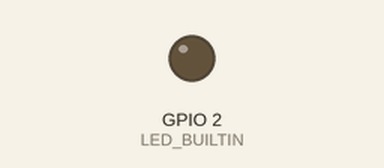
The program below on a simulated ESP32. Shown: output pins drawn as LEDs (lit = HIGH). WiFi joins after 1.5 s; servers stay silent unless stated; what the program prints to the serial monitor is not drawn.

Above: at 0.6 s.
At 2.3 s:
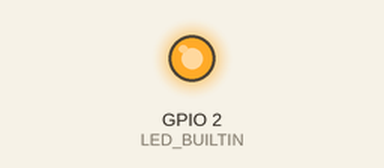
Timing chart, 0 to 3.8 s (numbered marks = the images above):
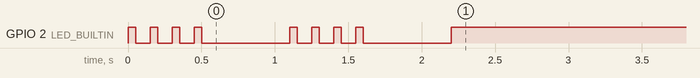

The program:

main.cpp
```cpp
#include <Arduino.h>
#include "WiFi.h"
#include "util.h"

const char* ssid = "TP-Link_5033";
const char* password =  "Takahas31777049";

// Built-in LED pin for ESP32
const int LED_BUILTIN = 2;

void setup() {
  // Serial setup to 115200 bauds
  Serial.begin(115200);

  // Wifi setup
  WiFi.begin(ssid, password);

  // Setting LED pin to OUTPUT
  pinMode(LED_BUILTIN, OUTPUT);

  // Start with LED on
  digitalWrite(LED_BUILTIN, HIGH);

  Serial.printf("Connecting to WiFi (SSID:%s)", ssid);
  while (WiFi.status() != WL_CONNECTED) {
    // Blink LED 4 times
    for (int i=0; i<4; i++) {
      digitalWrite(LED_BUILTIN, HIGH);
      delay(50);
      digitalWrite(LED_BUILTIN, LOW);
      delay(100);
    }
    delay(500);
    // Send a dot to Serial monitor
    Serial.print(".");
  }

  // If connected, this message will be sent
  // and the LED will remain on.
  Serial.printf("\nConnected to the Wifi network:\n- SSID = %s", ssid);
  digitalWrite(LED_BUILTIN, HIGH);

  // Print the device IP address
  IPAddress localIP = WiFi.localIP();
  char *c_localIP = stringToCharArray(localIP.toString());
  Serial.printf("\n- IP Addr: %s", c_localIP);

  // Print the device MAC address
  char *c_macAddr = stringToCharArray(WiFi.macAddress());
  Serial.printf("\n- MAC Addr: %s", c_macAddr);

}

void loop() {
  // put your main code here, to run repeatedly:
}
```
